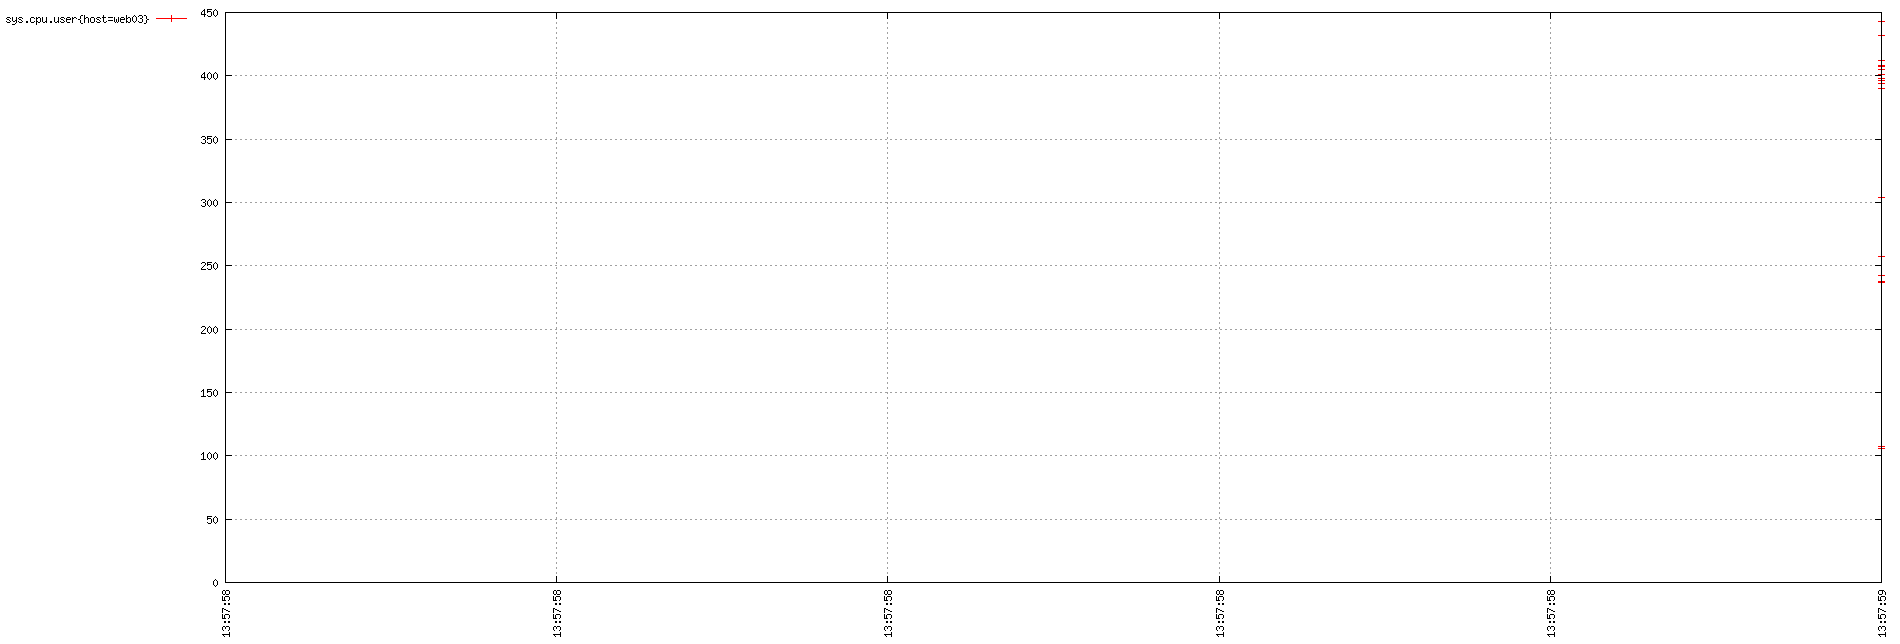

Write gnuplot code to recreate this figure.
set term png small size 1900,644
set xdata time
set timefmt "%s"
if (GPVAL_VERSION < 4.6) set xtics rotate; else set xtics rotate right
set output "${TMPDIR-'tmp'}/tsd/864cb4dd.png"
set xrange ["1673963878":"1673963879"]
set format x "%H:%M:%S"
set grid
set style data linespoint
set yrange [0:]
set key out left top
plot  "${TMPDIR-'tmp'}/tsd/864cb4dd_0.dat" using 1:2 title "sys.cpu.user{host=web03}"
